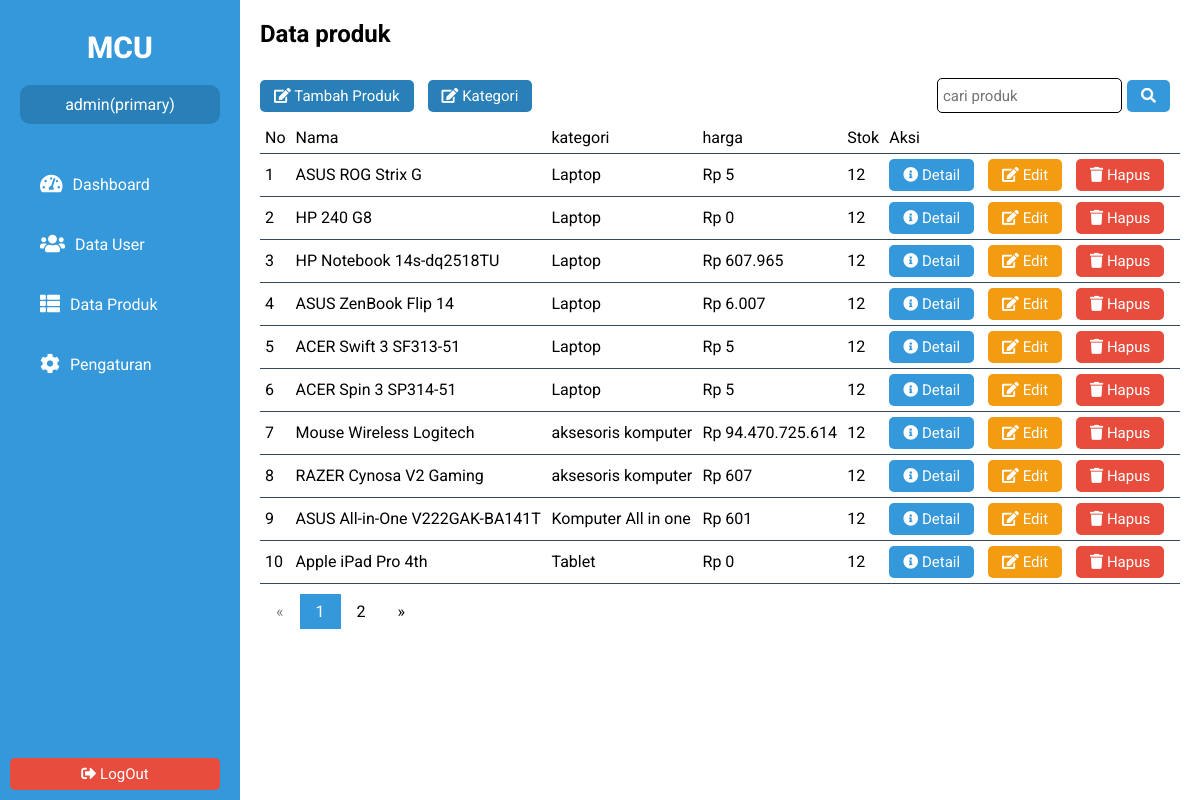
The app's page /admin/produk.php (signed in) with its own data.
### tables this page shows
CREATE TABLE `product` (
  `id` int(11) NOT NULL,
  `nama` varchar(128) NOT NULL,
  `Kategori` varchar(255) NOT NULL,
  `brand` varchar(255) NOT NULL,
  `harga` int(11) NOT NULL,
  `gambar` varchar(255) NOT NULL,
  `spesifikasi` mediumtext NOT NULL,
  `deskripsi` text NOT NULL,
  `tanggal` varchar(100) NOT NULL
);

CREATE TABLE `kategori` (
  `id` int(11) NOT NULL,
  `kategori` varchar(100) NOT NULL
);

### admin/dataSource/queryTable.php (called while the page is built, shortened)
<?php
function getAllData($tabel){
    global $koneksi;
    $sql = "SELECT * FROM $tabel";
    $result = $koneksi->query($sql);
    return $result->fetch_all();
}
function num_rows($table){
    global $koneksi;
    $result = mysqli_query($koneksi,"SELECT * FROM $table");
    return mysqli_num_rows($result);
}
function getPage($table,$page,$limit){
    global $koneksi;
    $data = mysqli_query($koneksi, "select * from $table limit $page, $limit");
    return mysqli_fetch_all($data);
}

### admin/system/function.php (called while the page is built)
<?php
function word_limit ($string, $limit){
    $word = explode(" ", $string);
    return implode(" ",array_splice($word, 0, $limit));
}

### admin/produk.php (the view, shortened to what this page needs)
<?php
include "template/header.php";
include 'dataSource\queryTable.php';
include 'system/function.php';
if (!empty($_GET['cariProduk'])) {
    $keyword = $_GET['cariProduk'];
    $data = search($keyword, 'product', 'nama');
} else {
    $batas = 10;
    $jumlah_data = num_rows('product');
    $halaman = isset($_GET['halaman']) ? (int)$_GET['halaman'] : 1;
    $halaman_awal = ($halaman > 1) ? ($halaman * $batas) - $batas : 0;
    $total_halaman = ceil($jumlah_data / $batas);
    $data = getPage('product',$halaman_awal,$batas);
}
$kategori = getAllData("kategori");
?>
<div class="container">
    <div class="header">
        <h2>Data produk</h2>
    </div>
    <div class="table-Admin">
        <div class="nav-table">
            <div class="nav-btn">
                <a href="tambahProduk.php" class="btn primary"><i class="fas fa-edit"></i> Tambah Produk</a>
                <a href="produk_kategori.php" class="btn primary"><i class="fas fa-edit"></i> Kategori</a>
            </div>
            <div class="search">
                <form action="">
                    <div class="input-control">
                        <input type="search" name="cariProduk" placeholder="cari produk" value="<?= isset($_GET['cariProduk']) ? $_GET['cariProduk'] : '' ?>" id="">
                    </div>
                    <button type="submit" class="btn info"><i class="fas fa-search"></i></button>
                </form>
            </div>
        </div>
        <table>
            <tr>
                <td>No</td>
                <td>Nama</td>
                <td>kategori</td>
                <td>harga</td>
                <td>Stok</td>
                <td>Aksi</td>
            </tr>
            <?php
            if(empty($_GET['cariProduk'])){
                $no = $halaman_awal +1;
            }else{
                $no = 1;
            }
            foreach ($data as $data) :
            ?>
                <tr>
                    <td><?= $no ?></td>
                    <td style="width='100px"><?= word_limit($data[1], 4) ?></td>
                    <?php foreach ($kategori as $k) : ?>
                        <?= $data[2] == $k[0] ? '<td>' . $k[1] . '</td>' : '    ' ?>
                    <?php endforeach; ?>
                    <td><?= 'Rp ' . number_format($data[5], 0, "", ".") ?></td>
                    <td>12</td>
                    <td>
                        <a href='show_product.php?id=<?= $data[0] ?>' class="btn info"><i class="fas fa-info-circle"></i> Detail</a>
                        <a href='tambahProduk.php?id=<?= $data[0] ?>' class="btn warning"><i class="fas fa-edit"></i> Edit</a>
                        <button class="btn danger" onclick="hapus(<?= $data[0] ?>)"><i class="fas fa-trash"></i> Hapus</button>
                    </td>
                </tr>
            <?php
                $no++;
            endforeach; ?>
        </table>
        <?php if (isset($halaman)) :?>
        <div class="pagination">
        <a href="?halaman=<?= $halaman-1?>" <?= $halaman-1 == 0 ? "style='pointer-events: none;opacity:0.5;'" : ' ' ?>>&laquo;</a>
        <?php
        if(empty($_GET['cariProduk'])){
            for ($x = 1; $x <= $total_halaman; $x++) {
                ?>
                   <a href="?halaman=<?=$x?>" class="<?= $x == $halaman ? "active" : '' ?>"><?=$x?></a>
            <?php
            }
        }
        ?>
            <a href="?halaman=<?=$halaman+1?>" <?= $halaman == $total_halaman ? "style='pointer-events: none;opacity:0.5;'" : ' ' ?>>&raquo;</a>
        </div>
        <?php endif;?>
    </div>
    <?php include "template/footer.php" ?>

### records on screen
product: nama "ASUS ROG Strix G", gambar "5"
kategori: kategori "Laptop"
product: nama "HP 240 G8", gambar "0"
product: nama "HP Notebook 14s-dq2518TU", gambar "607.965"
product: nama "ASUS ZenBook Flip 14", gambar "6.007"
product: nama "ACER Swift 3 SF313-51", gambar "5"
product: nama "ACER Spin 3 SP314-51", gambar "5"
product: nama "Mouse Wireless Logitech", gambar "94.470.725.614"
kategori: kategori "aksesoris komputer"
product: nama "RAZER Cynosa V2 Gaming", gambar "607"
product: nama "ASUS All-in-One V222GAK-BA141T", gambar "601"
kategori: kategori "Komputer All in one"
product: nama "Apple iPad Pro 4th", gambar "0"
kategori: kategori "Tablet"

### other values on screen
$_SESSION['data-login']['nama'] "admin(primary)"
